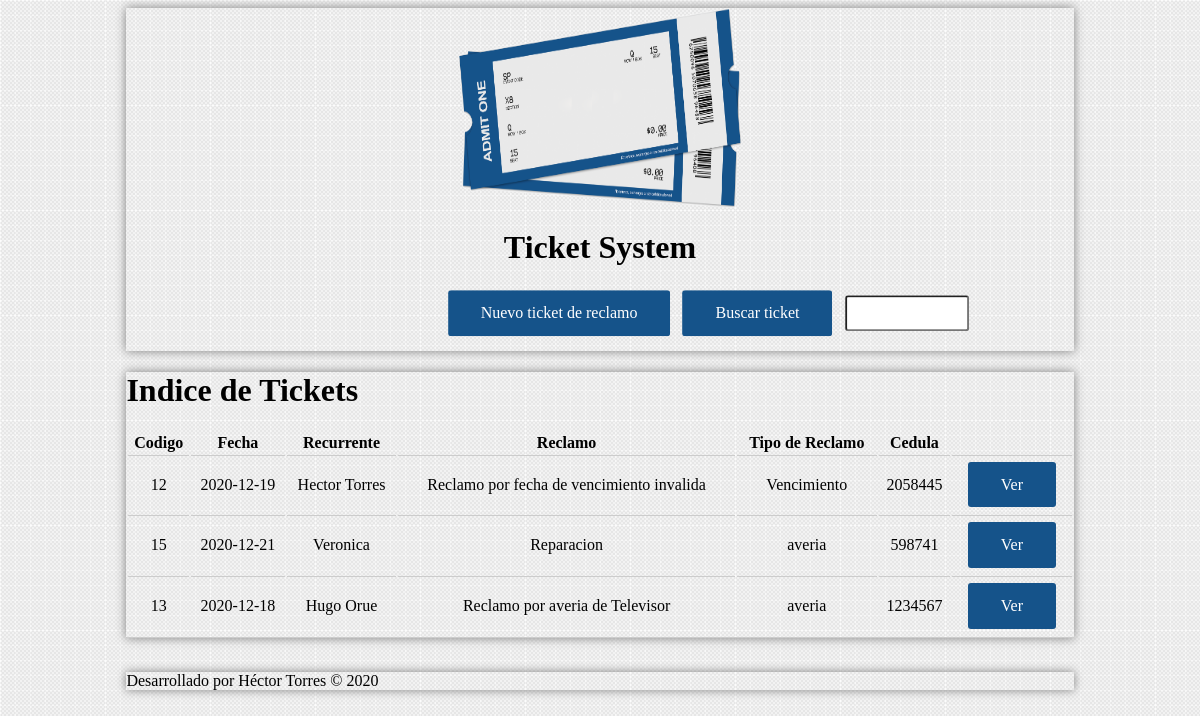
The page / on the database its author committed.
### tables this page shows
CREATE TABLE `ticket` (
  `id` int NOT NULL,
  `code` int DEFAULT NULL,
  `date` date DEFAULT NULL,
  `recurrent` varchar(150) DEFAULT NULL,
  `claim_description` text,
  `identification_card` varchar(100) DEFAULT NULL,
  `claim_type_id` int NOT NULL
);

CREATE TABLE `claim_type` (
  `id` int NOT NULL,
  `claim_type_description` varchar(100) DEFAULT NULL
);

### controllers/TicketController.php (called while the page is built, shortened)
<?php
require_once 'models/ticket.php';
class TicketController{
    public function index(){
        $ticket = new Ticket();
        $tickets = $ticket->getAll();
        require_once 'views/ticket/index.php';
    }
}

### models/ticket.php (called while the page is built, shortened)
<?php
class Ticket{
    private $db;
    public function __construct(){
        $this->db = Database::connect();
    }
    public function getAll(){
        try {
            $connectionDB = $this->db;
            $sql = "SELECT t.*, ct.claim_type_description as 'claim_type_description' "
                    . "FROM ticket t JOIN claim_type ct ON t.claim_type_id = ct.id";
            $tickets = $connectionDB->query($sql);
        } catch (Exception $ex) {
            echo 'Error in getAll '+$ex;
        }
        return $tickets;
    }
}

### views/ticket/index.php (the view, shortened to what this page needs)
<?php
require_once 'views/layout/header.php';
?>
<?php if(isset($tickets)): ?>
<div class="container">
    <h1>Indice de Tickets</h1>
    <table>
        <tr>
            <th>Codigo</th>
            <th>Fecha</th>
            <th>Recurrente</th>
            <th>Reclamo</th>
            <th>Tipo de Reclamo</th>
            <th>Cedula</th>
            <th></th>
        </tr>
        <?php while($ticket = $tickets->fetch_object()): ?>
            <tr>
                <td>
                    <?=$ticket->code?>
                </td>
                <td>
                    <?=$ticket->date?>
                </td>
                <td>
                    <?=$ticket->recurrent?>
                </td>
                <td>
                    <?=$ticket->claim_description?>
                </td>
                <td>
                    <?=$ticket->claim_type_description?>
                </td>
                <td>
                    <?=$ticket->identification_card?>
                </td>
                <td>
                    <a class="btn btn-primary" href="<?=base_url?>ticket/show&id=<?=$ticket->id?>">
                        Ver
                    </a>
                </td>
            </tr>
        <?php endwhile;?>
    </table>
</div>
<br>
<?php else:?>
<div class="container">
    <h1>No hay Tickets disponibles</h1>
</div>
<?php endif;?>
<?php
require_once 'views/layout/footer.php';
?>

### views/layout/header.php (shortened to what this page needs)
<!DOCTYPE html>
<html>
    <head lang="es">
        <link type="text/css" rel="stylesheet" href="<?=base_url?>./assets/css/style.css">
    </head>
    <body>
        <div class="container">
            <header id="header">
                <div id="logo">
                    <img src="<?=base_url?>assets/img/ticket_img_4.png">
                    <h1>Ticket System</h1>
                </div>
                <div class="btn-container">
                    <div class="center">
                        <a href="<?=base_url?>ticket/create" class="btn btn-primary">
                            Nuevo ticket de reclamo
                        </a>
                        <a href="#" class="btn btn-primary">
                          Buscar ticket
                        </a>
                        <input type="number" name="search" class="input w-2" style="display: inline-block">
                    </div>
                </div>
            </header>
        </div>

### index.php (shortened to what this page needs)
<?php
require_once 'views/layout/header.php';
if(isset($_GET['controller'])) {
    $nombreControlador = $_GET['controller'].'Controller';
}elseif(!isset($_GET['controller']) && !isset($_GET['action'])){
    $nombreControlador = controller_default;
}else{
    showError();
    exit();
}
if(class_exists($nombreControlador)){
    $controlador = new $nombreControlador;
    if(isset($_GET['action']) && method_exists($controlador, $_GET['action'])){
        $action = $_GET['action'];
        $controlador->$action();
    }elseif(!isset($_GET['controller']) && !isset($_GET['action'])){
        $actionDefault = action_default;
        $controlador->$actionDefault();
    }else{
        $error = new ErrorController();
        $error->index();
    }
}else{
    $error = new ErrorController();
    $error->index();
}
require_once 'views/layout/footer.php'
?>

### views/layout/footer.php
<div class="container">
    <footer id="footer">
        <p>Desarrollado por Héctor Torres &copy; <?= date('Y') ?></p>
    </footer>
</div>
</body>
</html>

### assets/css/style.css (style rules this page uses)
body { background: url(../img/bg.png) }
.container { width: 80%; margin: 0px auto; box-shadow: 0px 0px 10px gray; }
.container > #header > #logo > img { width: 50%; height: 200px; margin: 0px auto; display: block; }
.container > #header > #logo { margin: 0px auto; width: 60%; }
.container > #header > #logo > h1 { text-align: center; }
.btn { display: inline-block; padding: .8rem 2rem; text-decoration: none; border-radius: 3px; border: 1px solid transparent; color: #fff; margin: 4px; }
.btn-primary { background-color: #15538a; }
.btn-container { height: 63px; position: relative; }
.center { margin: 0; position: absolute; width: 61%; top: 40%; left: 64%; -ms-transform: translate(-50%, -50%); transform: translate(-50%, -50%); }
table { text-align: center; width: 100%; border-bottom: 1px solid #ccc; }
td { border-top: 1px solid #ccc; padding: 2px; }
.input { display: block; width: 12%; height: 30px; margin: 5px; border-radius: .2rem; }
.w-2 { width: 20% !important; }

### rows shown on the page
ticket: code "12", date "2020-12-19", recurrent "Hector Torres", claim_description "Reclamo por fecha de vencimiento invalida", claim_type.claim_type_description "Vencimiento", identification_card "2058445"
ticket: code "15", date "2020-12-21", recurrent "Veronica", claim_description "Reparacion", claim_type.claim_type_description "averia", identification_card "598741"
ticket: code "13", date "2020-12-18", recurrent "Hugo Orue", claim_description "Reclamo por averia de Televisor", claim_type.claim_type_description "averia", identification_card "1234567"
